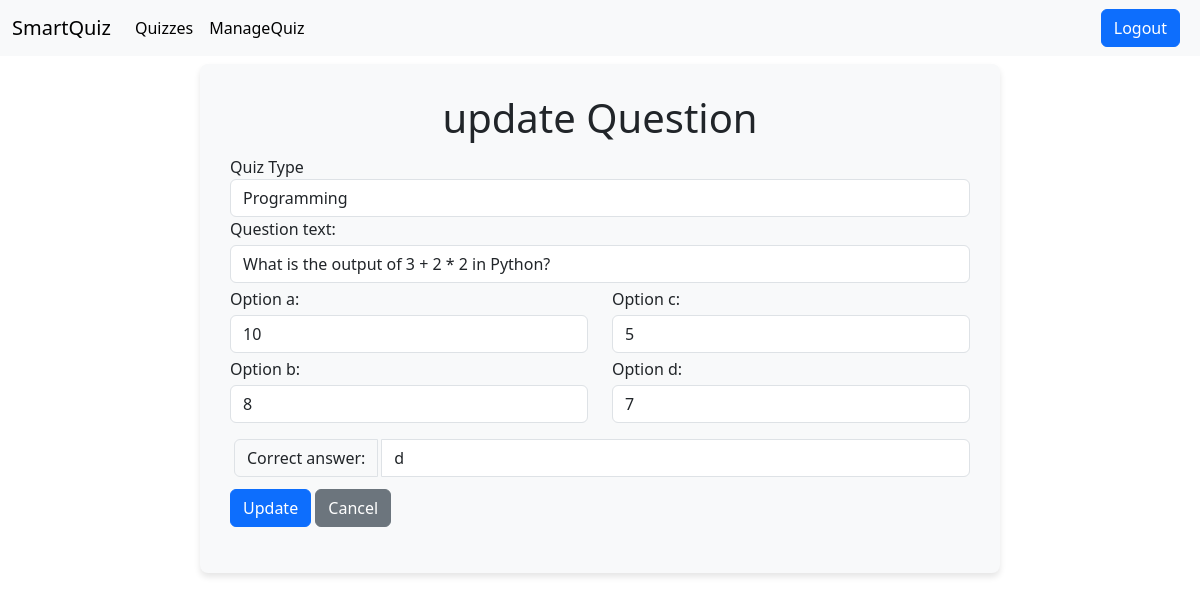
Screenshot of /update-question/10 (signed in) with the database file from the repository.
### quiz/models.py (models this page shows, shortened)
class Question(models.Model):
    quiz_type = models.ForeignKey(QuizType, related_name='questions', on_delete=models.CASCADE)
    question_text = models.CharField(max_length=255)
    option_a = models.CharField(max_length=100)
    option_b = models.CharField(max_length=100)
    option_c = models.CharField(max_length=100)
    option_d = models.CharField(max_length=100)
    correct_answer = models.CharField(max_length=1)

class QuizType(models.Model):
    name = models.CharField(max_length=100, unique=True)
    description = models.TextField()
    def __str__(self):
        return self.name

### quiz/views.py (the view)
# urls.py: path('update-question/<int:pk>', views.update_question, name="update_question"),
@user_passes_test(superuser_only)
def update_question(request, pk):
    question = get_object_or_404(Question, pk=pk)
    if request.method == "POST":
        form = QuestionForm(request.POST, instance=question)
        if form.is_valid():
            form.save()
            return redirect('quiz:manage_questions', pk=question.quiz_type.pk)
    else:
        form = QuestionForm(instance=question)
    for field in ['question_text', 'option_a', 'option_b', 'option_c', 'option_d', 'correct_answer']:
        form.fields[field].widget.attrs.update({'class': 'form-control my-1'})
    return render(request, 'quiz/update_question.html', {'form': form, 'question': question})

### quiz/forms.py (shortened to what this page needs)
class QuestionForm(forms.ModelForm):
    class Meta:
        model = Question
        fields = ['question_text', 'option_a', 'option_b', 'option_c', 'option_d', 'correct_answer']

### quiz/views.py (called while the page is built)
def superuser_only(user):
    return user.is_superuser

### quiz/templates/quiz/update_question.html (shortened to what this page needs)
{% extends "base.html" %}
{% block content %}
    <div class="container mt-2 mb-2" style="max-width: 800px; background-color: #f8f9fa;
                border-radius: 8px; box-shadow: 0 4px 6px rgba(0, 0, 0, 0.1); padding: 30px;">
        <h1 class="text-center">update Question</h1>
        <form method="POST">
            <div>
                <label id="id_quiz_type" style="margin-top:5px">Quiz Type</label>
                <div class="form-control">
                    {{ question.quiz_type }}
                </div>
            </div>
            <div>
                {{ form.question_text.label_tag }}
                {{ form.question_text }}
            </div>
            <div class="row">
                <div class="col-md-6">
                    <div class="mb-1">
                        {{ form.option_a.label_tag }}
                        {{ form.option_a}}
                    </div>
                    <div class="mb-1">
                        {{ form.option_b.label_tag}}
                        {{ form.option_b}}
                    </div>
                </div>
                <div class="col-md-6">
                    <div class="mb-1">
                        {{ form.option_c.label_tag}}
                        {{ form.option_c}}
                    </div>
                    <div class="mb-1">
                        {{ form.option_d.label_tag}}
                        {{ form.option_d}}
                    </div>
                </div>
            </div>
            <div class="input-group my-2">
                <span for="id_name" class="input-group-text" style="margin: 4px;">{{ form.correct_answer.label_tag }}</span>
                {{ form.correct_answer}}
            </div>
            <div class="mb-3">
                <button type="submit" class="btn btn-primary">Update</button>
                <a href="{% url 'quiz:manage_questions' question.quiz_type.pk %}" class="btn btn-secondary">Cancel</a>
            </div>
        </form>
    </div>
{% endblock %}

### rows the page displays
Question: quiz_type "Programming", question_text "What is the output of 3 + 2 * 2 in Python?", option_a "10", option_b "8", option_c "5", option_d "7", correct_answer "d"
